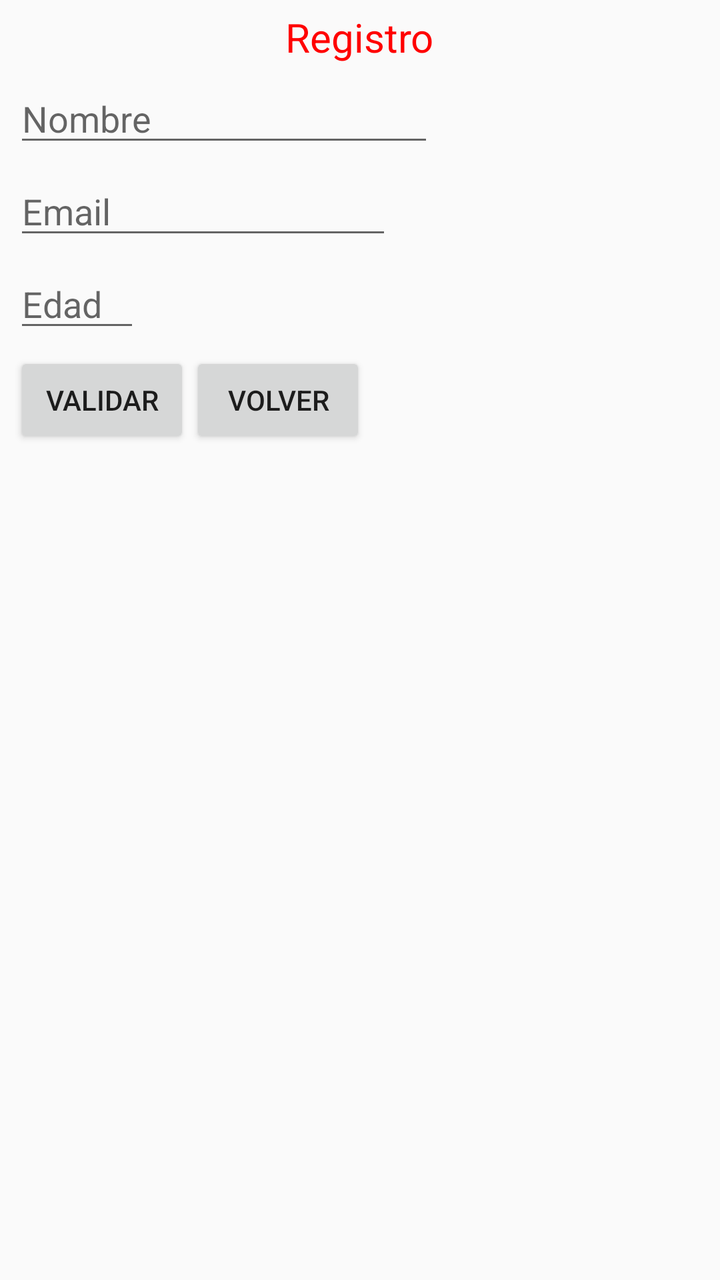
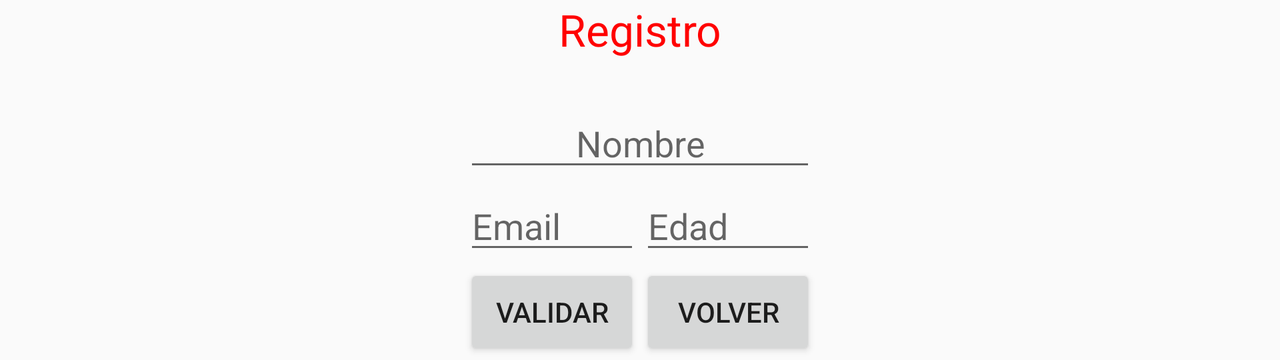

One screen, two layout resources from the same app: the default and the repository's alternative for another configuration. Each is rendered where Android would select it; the XML of both is given below.
<!-- AndroidManifest.xml: application theme AppTheme -->
<!-- res/layout/activity_registro.xml -->
<?xml version="1.0" encoding="utf-8"?>
<RelativeLayout xmlns:android="http://schemas.android.com/apk/res/android"

    xmlns:tools="http://schemas.android.com/tools"
    android:id="@+id/activity_registro"
    android:layout_width="match_parent"
    android:layout_height="match_parent"
    tools:context="carlosperez.tarea_pmdm02.RegistroActivity">

    <TextView

        android:id="@+id/textView_TituloRegistro"
        android:text="@string/textview_tituloregistro"


        android:layout_width="wrap_content"
        android:layout_height="wrap_content"
        android:layout_marginTop="5dp"
        android:layout_alignParentTop="true"
        android:layout_centerHorizontal="true"
        android:textSize="20sp"
        android:textColor="@color/colorRojo" />

    <EditText

        android:id="@+id/editText_Nombre"
        android:hint="@string/nombre"

        android:layout_width="wrap_content"
        android:layout_height="wrap_content"
        android:inputType="textPersonName"
        android:ems="10"
        android:layout_below="@+id/textView_TituloRegistro"
        android:layout_alignRight="@+id/textView_TituloRegistro"
        android:layout_alignEnd="@+id/textView_TituloRegistro"
        android:layout_marginTop="5dp" />

    <EditText

        android:id="@+id/editText_Email"
        android:hint="@string/email"

        android:layout_width="wrap_content"
        android:layout_height="wrap_content"
        android:inputType="textEmailAddress"
        android:ems="9"
        android:layout_below="@+id/editText_Nombre"
        android:layout_alignLeft="@+id/editText_Nombre"
        android:layout_alignStart="@+id/editText_Nombre"
        android:layout_marginTop="5dp" />

    <EditText

        android:id="@+id/editText_Edad"
        android:hint="@string/edad"

        android:layout_width="wrap_content"
        android:layout_height="wrap_content"
        android:inputType="number"
        android:ems="3"
        android:layout_below="@+id/editText_Email"
        android:layout_alignLeft="@+id/editText_Email"
        android:layout_alignStart="@+id/editText_Email"
        android:layout_marginTop="5dp"
        android:focusable="false"
        android:clickable="true"
        android:maxLines="1"

        />


    <Button

        android:id="@+id/boton_Validar"
        android:text="@string/boton_validar"

        android:layout_width="wrap_content"
        android:layout_height="wrap_content"
        android:layout_below="@+id/editText_Edad"
        android:layout_alignLeft="@+id/editText_Edad"
        android:layout_alignStart="@+id/editText_Edad"
        android:layout_marginTop="5dp"
        android:onClick="validar_Datos"

        />

    <Button

        android:id="@+id/boton_Volver"
        android:text="@string/boton_volver"

        android:layout_width="wrap_content"
        android:layout_height="wrap_content"
        android:layout_alignBottom="@+id/boton_Validar"
        android:layout_toRightOf="@+id/boton_Validar"
        android:layout_toEndOf="@+id/boton_Validar"
        android:layout_marginLeft="0dp"
        android:layout_marginStart="0dp"
        android:onClick="boton_volver"/>

</RelativeLayout>
<!-- resources referenced by this layout -->
<resources>
  <color name="colorRojo">#FF0000</color>
  <string name="boton_validar">Validar</string>
  <string name="boton_volver">Volver</string>
  <string name="edad">Edad</string>
  <string name="email">Email</string>
  <string name="nombre">Nombre</string>
  <string name="textview_tituloregistro">Registro</string>
  <style name="AppTheme" parent="Theme.AppCompat.Light.DarkActionBar">
          
          <item name="colorPrimary">@color/colorPrimary</item>
          <item name="colorPrimaryDark">@color/colorPrimaryDark</item>
          <item name="colorAccent">@color/colorAccent</item>
      </style>
  <color name="colorPrimary">#3F51B5</color>
  <color name="colorPrimaryDark">#303F9F</color>
  <color name="colorAccent">#FF4081</color>
</resources>
<!-- res/layout-land/activity_registro.xml (the repository's variant of the layout above) -->
<!-- drawn on the phone turned sideways -->
<?xml version="1.0" encoding="utf-8"?>
<TableLayout xmlns:android="http://schemas.android.com/apk/res/android"

    xmlns:tools="http://schemas.android.com/tools"
    android:id="@+id/activity_registro"
    android:layout_width="wrap_content"
    android:layout_height="wrap_content"
    tools:context="carlosperez.tarea_pmdm02.RegistroActivity"
    android:layout_gravity="center">

        <TextView
            android:id="@+id/textView_TituloRegistro"
            android:text="@string/textview_tituloregistro"
            android:layout_width="wrap_content"
            android:layout_height="wrap_content"
            android:textAlignment="center"
            android:textSize="22sp"
            android:textColor="@color/colorRojo" />

    <TableRow>

        <EditText

            android:id="@+id/editText_Nombre"
            android:hint="@string/nombre"
            android:layout_span="2"
            android:layout_width="wrap_content"
            android:layout_height="wrap_content"
            android:inputType="textPersonName"
            android:ems="10"
            android:textAlignment="center"
            android:layout_marginTop="20dp"/>

    </TableRow>

    <TableRow>

        <EditText

            android:id="@+id/editText_Email"
            android:hint="@string/email"
            android:layout_width="wrap_content"
            android:layout_height="wrap_content"
            android:inputType="textEmailAddress"

            />

        <EditText

            android:id="@+id/editText_Edad"
            android:hint="@string/edad"
            android:layout_width="wrap_content"
            android:layout_height="wrap_content"
            android:inputType="number"

            />

    </TableRow>

    <TableRow>
        <Button

            android:id="@+id/boton_Validar"
            android:text="@string/boton_validar"
            android:layout_width="wrap_content"
            android:layout_height="wrap_content"
            android:onClick="validar_Datos"

            />

        <Button

            android:id="@+id/boton_Volver"
            android:text="@string/boton_volver"
            android:layout_width="wrap_content"
            android:layout_height="wrap_content"
            android:onClick="boton_volver"

            />

    </TableRow>

</TableLayout>
